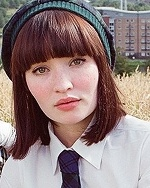
#> input picture data-science-from-scratch/main/godhelpthegirl.jpg, 150 x 188 px
$ python clustering.py   (Python 2 division)
#> lines starting #> are read from the running program, lines starting #| are printed output that depends on the picture
### data-science-from-scratch/main/linalg.py
from __future__ import division
import math

#### VECTORS ####


def vector_add(vector1, vector2):
    if len(vector1) != len(vector2):
        raise ValueError('Both vectors should have the same size')
    return [sum(item) for item in zip(vector1, vector2)]


def vector_substract(vector1, vector2):
    if len(vector1) != len(vector2):
        raise ValueError('Both vectors should have the same size')
    return [a1 - a2 for a1, a2 in zip(vector1, vector2)]


def vector_sum(vectors):
    return reduce(vector_add, vectors)


def scalar_multiply(scalar, vector):
    return [scalar * i for i in vector]


def vector_mean(vectors):
    return scalar_multiply(1/len(vectors), vector_sum(vectors))


def dot(vector1, vector2):
    """dot product = sum of the products of each component one by one"""
    return sum(a1 * a2 for a1, a2 in zip(vector1, vector2))


def sum_of_squares(vector):
    """sum of the squares of each component of the vector"""
    return dot(vector, vector)


def magnitude(vector):
    """length of the vector, ie square root of the sum of the squares of each component"""
    return math.sqrt(sum_of_squares(vector))


def squared_distance(v, w):
    return sum_of_squares(vector_substract(v, w))


def distance(vector1, vector2):
    return magnitude(vector_substract(vector1, vector2))


#### MATRICES ####


# [4 lines left out: function shape, not called in this run]


def get_row(matrix, row_index):
    return matrix[row_index]


def get_column(matrix, column_index):
    return list(zip(*matrix)[column_index])


def make_matrix(rows, columns, entry_fn):
    return [[entry_fn(row, col) for col in range(columns)] for row in range(rows)]


def is_diagonal(row, col):
    """for use in creating identity matrices, e.g. make_matrix(<n>, <n>, is_diagonal)"""
    return 1 if row == col else 0

### data-science-from-scratch/main/clustering.py
#!/usr/bin/env python
# -*- coding: utf-8 -*-
from __future__ import division
import pprint
import random
from linalg import squared_distance, vector_mean, distance
import matplotlib.pyplot as plt
import matplotlib.image as mpimg


class KMeans(object):
    def __init__(self, k):
        self.k = k
        self.means = None

    def classify(self, input):
        """return the index of the cluster closest to the input"""
        return min(range(self.k), key=lambda i: squared_distance(input, self.means[i]))

    def train(self, inputs):
        self.means = random.sample(inputs, self.k)
        assignments = None

        while True:
            # assign a cluster (through its mean) to each input
            new_assignments = map(self.classify, inputs)

            # if no assignments have changed, we have converged
            if assignments == new_assignments:
                return

            # otherwise keep the new assignments
            assignments = new_assignments

            # and compute the new means
            for i in range(self.k):
                # gather the points whose cluster is the current one
                points = [point for point, mean in zip(inputs, assignments) if mean == i]

                # make sure each cluster is not empty before computing the new mean
                if points:
                    self.means[i] = vector_mean(points)


def squared_clustering_errors(inputs, k):
    """returns the total squared error for clustering the inputs in k clusters via k-means"""
    clusterer = KMeans(k)
    clusterer.train(inputs)
    assignments = map(clusterer.classify, inputs)

    return sum(squared_distance(input, clusterer.means[cluster]) for input, cluster in zip(inputs, assignments))


def is_leaf(cluster):
    return len(cluster) == 1


# [12 lines left out: functions get_children, get_values, not called in this run]


def cluster_distance(cluster1, cluster2, distance_func=min):
    return distance_func([distance(input1, input2) for input1 in get_values(cluster1) for input2 in get_values(cluster2)])


# [37 lines left out: functions get_merge_order, bottom_up_cluster, generate_clusters, not called in this run]


if __name__ == '__main__':
    def rounded(value):
        try:
            return [round(element) for element in value]
        except TypeError:
            return round(value)

    locations = [[-14, -5], [13, 13], [20, 23], [-19, -11], [-9, -16], [21, 27], [-49, 15], [26, 13], [-46, 5],
                 [-34, -1], [11, 15], [-49, 0], [-22, -16], [19, 28], [-12, -8], [-13, -19], [-41, 8], [-11, -6],
                 [-25, -9], [-18, -3]]

    random.seed(0)
    clusterer = KMeans(3)
    clusterer.train(locations)
    print "3 meetups :", [rounded(mean) for mean in clusterer.means]

    random.seed(0)
    clusterer = KMeans(2)
    clusterer.train(locations)
    print "2 meetups :", [rounded(mean) for mean in clusterer.means]

    # random.seed(0)
    ks = range(1, len(locations) + 1)
    errors = [squared_clustering_errors(locations, k) for k in ks]

    plt.plot(ks, errors)
    plt.xticks(ks)
    plt.xlabel("k")
    plt.ylabel("total squared error")
    plt.title("Total Error vs. # of Clusters")
    plt.show()
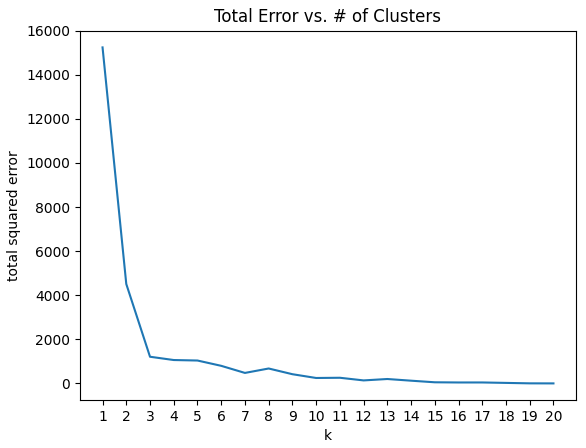
#> figure drawn by matplotlib, 1 panel; curve peaks at x = 1, y = 15241.4

    # clustering colors
    if True:
        fileimage = r'godhelpthegirl.jpg'
        img = mpimg.imread(fileimage)
#> img is the input picture: shape (188, 150, 3); mean R, G, B 144.1, 124.4, 123.3
        red, green, blue = img[0][0]  # top left pixel
#> red = 98; green = 108; blue = 107
        print red, green, blue
#| 98 108 107

        pixels = [pixel for row in img for pixel in row]
#> pixels = 28200 items
        print len(pixels), "pixels to analyse"
#| 28200 pixels to analyse
        clusterer = KMeans(5)
        clusterer.train(pixels)
#> (the run stopped early here; a loop or call above may not have finished)
